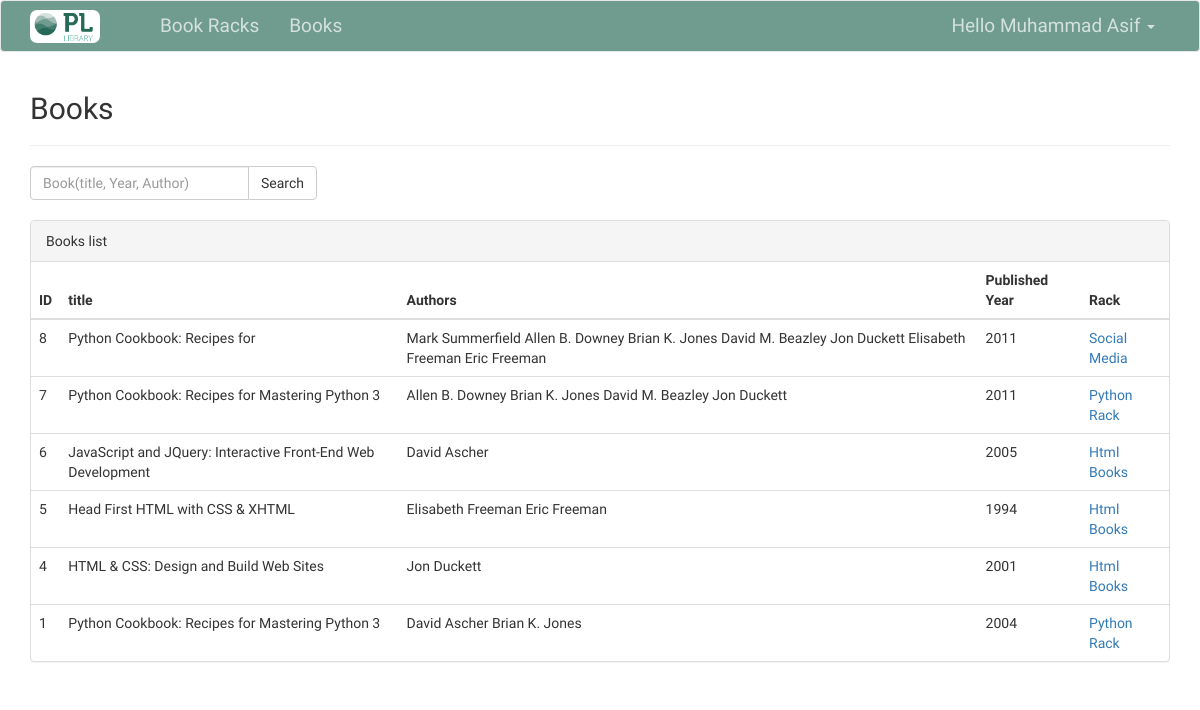
Page /book/ (signed in) on the committed database.
### bookracks/models.py (models this page shows, shortened)
class DefaultModel(models.Model):
    created = models.DateTimeField(auto_now_add=True)
    modified = models.DateTimeField(auto_now=True)
    class Meta:
        abstract = True

class Book(DefaultModel):
    book_rack = models.ForeignKey(BookRack, on_delete=models.CASCADE)
    title = models.CharField(null=False, blank=False, max_length=255)
    slug = models.SlugField(null=True, blank=True, max_length=255, unique=True)
    authors = models.ManyToManyField(Author)
    published_year = models.CharField(max_length=50)

class Author(DefaultModel):
    name = models.CharField(max_length=200)
    slug = models.SlugField(null=True, blank=True, max_length=255, unique=True)

class BookRack(DefaultModel):
    name = models.CharField(null=False, blank=False, max_length=255)
    slug = models.SlugField(null=True, blank=True, max_length=255, unique=True)
    description = models.TextField(null=True, blank=True)

### bookracks/views.py (the view)
# urls.py: path('', views.BooksListView.as_view(), name="books_list"),
class BooksListView(LoginRequiredMixin, ListView):
    model = Book
    paginate_by = 10
    template_name = 'bookracks/books/index.html'
    def get_queryset(self):
        query = super(BooksListView, self).get_queryset().order_by('-id')
        qry = self.request.GET.get('search')
        if qry:
            query = query.filter(Q(title__contains=qry)|Q(published_year__contains=qry)|Q(authors__name__contains=qry))
            query = query.distinct()
        return query
    def get_context_data(self, *, object_list=None, **kwargs):
        context = super(BooksListView, self).get_context_data(object_list=None, **kwargs)
        context['search'] = self.request.GET.get('search', '')
        return context

### templates/bookracks/books/index.html (shortened to what this page needs)
{% extends 'base.html' %}
{% block content %}
    <h2>Books</h2>
    <hr>
    <form class="form-inline" method="get">
        <div class="input-group">
            <input name="search" type="text" class="form-control" placeholder="Book(title, Year, Author)" value="{{ search }}">
            <span class="input-group-btn">
                <button class="btn btn-default" type="submit">Search</button>
            </span>
        </div>
    </form>
    <br>
    <div class="panel panel-default">
        <div class="panel-heading">Books list</div>
        <div class="panel-body" style="padding: 0">
            <table class="table tabel-hover" style="margin-bottom: 0px">
                <thead>
                <tr>
                    <th>ID</th>
                    <th>title</th>
                    <th>Authors</th>
                    <th>Published Year</th>
                    <th>Rack</th>
                </tr>
                </thead>
                <tbody>
                {% for book in object_list %}
                    <tr>
                        <td>{{ book.id }}</td>
                        <td>{{ book.title }}</td>
                        <td>
                            {% for author in book.authors.all %}
                                {{ author.name }}
                            {% endfor %}
                        </td>
                        <td>{{ book.published_year }}</td>
                        <td>
                            <a href="{% url 'racks:racks_detail' book.book_rack.slug %}">{{ book.book_rack.name }}</a>
                        </td>
                    </tr>
                {% endfor %}
                </tbody>
            </table>
        </div>
    </div>
{% endblock %}

### templates/base.html (shortened to what this page needs)
{% load static %}
<!DOCTYPE html>
<html lang="en">
<head>
    <link href="https://stackpath.bootstrapcdn.com/bootstrap/3.3.7/css/bootstrap.min.css" rel="stylesheet">
    <link href="https://stackpath.bootstrapcdn.com/font-awesome/4.7.0/css/font-awesome.min.css" rel="stylesheet">
    <link href="{% static 'css/style.css' %}" type="text/css" rel="stylesheet">
</head>
<body>
<nav class="navbar navbar-default">
    <div class="container container-fluid">
        <div class="navbar-header">
            <a class="navbar-brand" href="/" style="width: 130px">
                <img src="{% static 'images/pl-lib.png' %}">
            </a>
        </div>
        <div id="navbar" class="navbar-collapse collapse">
            <ul class="nav navbar-nav">
                <li><a href="{% url 'racks:racks_list' %}">Book Racks</a></li>
                <li><a href="{% url 'racks:books_list' %}">Books</a></li>
            </ul>
            <ul class="nav navbar-nav navbar-right">
                <li class="dropdown">
                    <a href="#" class="dropdown-toggle" data-toggle="dropdown" role="button" aria-haspopup="true" aria-expanded="false">
                        Hello {{ request.user.first_name }} <span class="caret"></span>
                    </a>
                </li>
            </ul>
        </div>
    </div>
</nav>
<div class="container">
    {% block content %}{% endblock %}
</div>
</body>
</html>

### public/css/style.css (style rules this page uses)
.form-control { color: #212121; }
body { font-family: 'Crete Round', serif; }
.navbar-default { background-color: #709b8f; border-color: #e7e7e7; }
.navbar-brand img { width: 70px; position: absolute; top: 9px; border-radius: 7px; }
.navbar-default .navbar-nav>li>a { color: #d4e1dd; font-size: 19px; }

### rows in the picture
Book: id "8", title "Python Cookbook: Recipes for", published_year "2011", book_rack.name "Social Media"
Author: name "Mark Summerfield"
Author: name "Allen B. Downey"
Author: name "Brian K. Jones"
Author: name "David M. Beazley"
Author: name "Jon Duckett"
Author: name "Elisabeth Freeman"
Author: name "Eric Freeman"
Book: id "7", title "Python Cookbook: Recipes for Mastering Python 3", published_year "2011", book_rack.name "Python Rack"
Book: id "6", title "JavaScript and JQuery: Interactive Front-End Web Development", published_year "2005", book_rack.name "Html Books"
Author: name "David Ascher"
Book: id "5", title "Head First HTML with CSS & XHTML", published_year "1994", book_rack.name "Html Books"
Book: id "4", title "HTML & CSS: Design and Build Web Sites", published_year "2001", book_rack.name "Html Books"
Book: id "1", title "Python Cookbook: Recipes for Mastering Python 3", published_year "2004", book_rack.name "Python Rack"

### other values in the picture
{{ request.user.first_name }} "Muhammad Asif"
